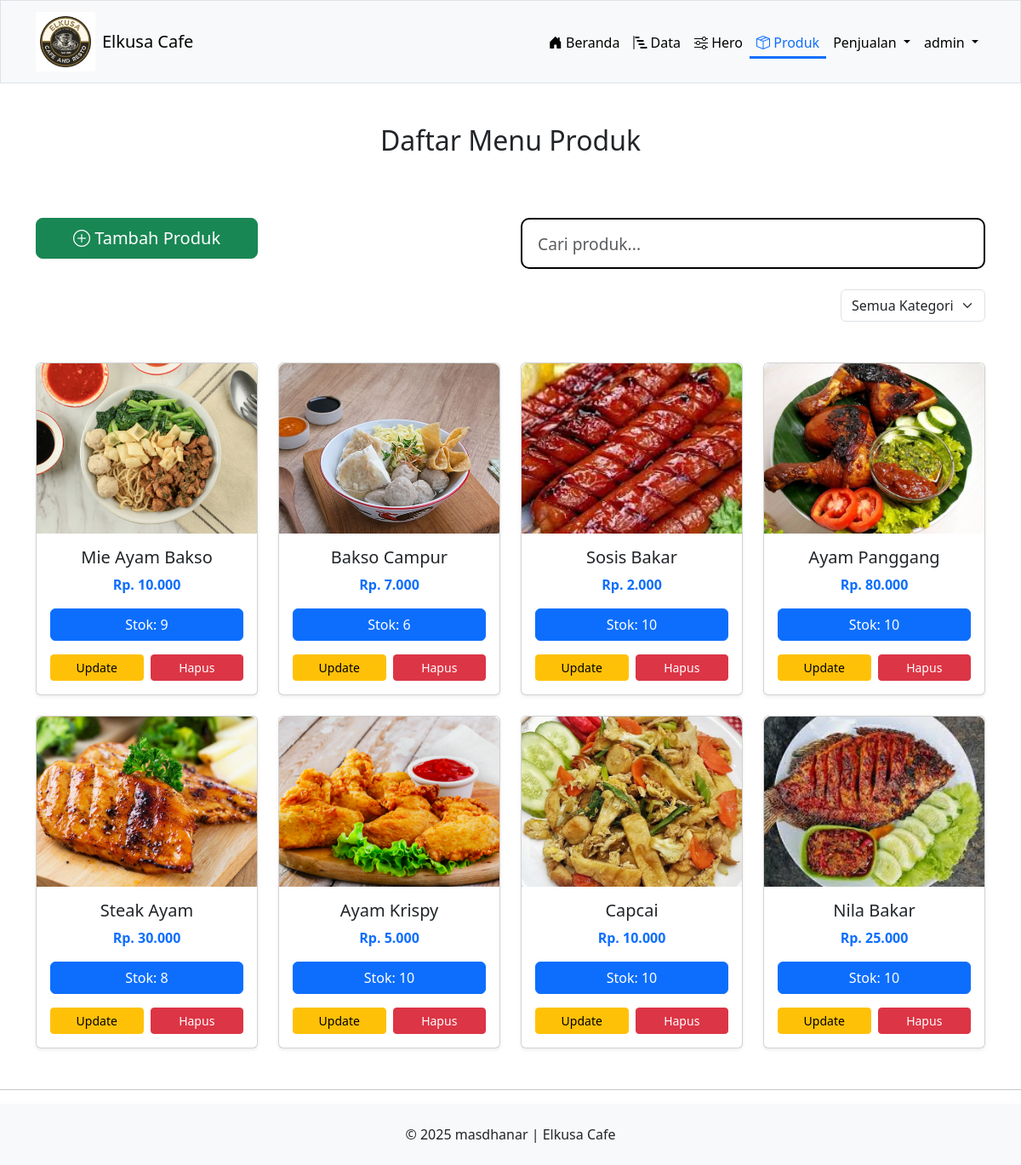
The page /product_admin.php?kategori=Makanan (signed in) on the database its author committed.
### tables this page shows
CREATE TABLE IF NOT EXISTS `menu` (
  `id` int(11) NOT NULL AUTO_INCREMENT,
  `nama` varchar(50) NOT NULL,
  `harga` int(11) NOT NULL DEFAULT '0',
  `gambar` varchar(255) NOT NULL,
  `kategori` enum('Makanan','Minuman') DEFAULT NULL,
  `stok` int(11) NOT NULL DEFAULT '0',
  `deskripsi` longtext NOT NULL,
  PRIMARY KEY (`id`),
  UNIQUE KEY `nama` (`nama`)
);

### product_admin.php (the view, shortened to what this page needs)
<?php
include "koneksi/connect_db.php";
$search   = isset($_GET['search']) ? trim($_GET['search']) : "";
$kategori = isset($_GET['kategori']) ? trim($_GET['kategori']) : "";
$whereSQL = "";
if ($search) {
    $whereSQL = "WHERE nama LIKE '%" . mysqli_real_escape_string($db, $search) . "%'";
} elseif ($kategori) {
    $whereSQL = "WHERE kategori = '" . mysqli_real_escape_string($db, $kategori) . "'";
}
$produk = mysqli_query($db, "SELECT * FROM menu $whereSQL ORDER BY id DESC");
?>
<!DOCTYPE html>
<html lang="id">
<head>
    <link href="https://cdn.jsdelivr.net/npm/bootstrap@5.3.7/dist/css/bootstrap.min.css" rel="stylesheet">
    <link rel="stylesheet" href="https://cdn.jsdelivr.net/npm/bootstrap-icons@1.13.1/font/bootstrap-icons.min.css">
</head>
<body>
    <?php include 'header.php'; ?>
    <div class="container my-5 mt-5">
        <h2 class="text-center mb-4">Daftar Menu Produk</h2>
        <div class="row mb-4 mt-4 align-items-start">
            <div class="col-md-3 col-12 mb-2 mb-md-0 mt-5">
                <a href="form_menu.php" class="btn btn-success btn-lg w-100">
                    <i class="bi bi-plus-circle"></i> Tambah Produk
                </a>
            </div>
            <div class="col-md-6 col-12 ms-auto mt-5">
                <input type="text"
                    class="form-control form-control-lg mb-2"
                    placeholder="Cari produk..."
                    id="searchInput">
                <div class="d-flex justify-content-end mt-4">
                    <select id="kategoriFilter" class="form-select w-auto">
                        <option value="">Semua Kategori</option>
                    </select>
                </div>
            </div>
        </div>
        <div class="row g-4 mt-3" id="daftarMenu">
            <?php if (mysqli_num_rows($produk) > 0) {
                while ($p = mysqli_fetch_assoc($produk)) { ?>
                    <div class="col-md-4 col-lg-3 produk-item" data-kategori="<?= strtolower($p['kategori']); ?>">
                        <div class="card card-produk h-100 shadow-sm">
                            <img src="koneksi/unggahan/<?= $p['gambar']; ?>"
                                class="card-img-top"
                                alt="<?= $p['nama']; ?>">
                            <div class="card-body text-center d-flex flex-column">
                                <h5 class="card-title"><?= $p['nama']; ?></h5>
                                <p class="card-text text-primary fw-bold">
                                    Rp. <?= number_format($p['harga'], 0, ',', '.'); ?>
                                </p>
                                <p class="btn btn-primary btn-stock">
                                    Stok: <?= $p['stok']; ?>
                                </p>
                                <div class="mt-auto d-flex justify-content-between">
                                    <button class="btn btn-warning btn-sm w-50 me-1"
                                        data-bs-toggle="modal"
                                        data-bs-target="#editModal<?= $p['id']; ?>">
                                        Update
                                    </button>
                                    <a href="product_admin.php?delete=<?= $p['id']; ?>"
                                        class="btn btn-danger btn-sm w-50 ms-1"
                                        onclick="return confirm('Yakin mau hapus produk ini?')">Hapus</a>
                                </div>
                            </div>
                        </div>
                    </div>
                <?php }
            } ?>
        </div>
    </div>
    <hr>
    <footer class="bg-light text-center py-4">
        <p class="mb-0">© 2025 masdhanar | Elkusa Cafe </p>
    </footer>
</body>
</html>

### header.php (shortened to what this page needs)
<nav class="navbar navbar-expand-lg bg-light border sticky-top mt-0">
    <div class="container-lg">
        <a class="navbar-brand d-flex align-items-center" href="halaman_admin.php">
            <img src="assets/image/logo_cafe.png" alt="Elkusa Cafe" height="70" class="me-2">
            <span>Elkusa Cafe</span>
        </a>
        <div class="collapse navbar-collapse justify-content-end" id="navbarNavDropdown">
            <ul class="navbar-nav">
                <li class="nav-item">
                    <a class="nav-link <?php echo (basename($_SERVER['PHP_SELF']) == 'halaman_admin.php') ? 'active' : ''; ?>"
                        href="../halaman_admin.php"><i class="bi bi-house-door-fill"></i> Beranda</a>
                </li>
                <li class="nav-item">
                    <a class="nav-link <?php echo (basename($_SERVER['PHP_SELF']) == 'customerr.php') ? 'active' : ''; ?>"
                        href="customerr.php"><i class="bi bi-bar-chart-steps"></i> Data</a>
                </li>
                <li class="nav-item">
                    <a class="nav-link <?php echo (basename($_SERVER['PHP_SELF']) == 'hero.php') ? 'active' : ''; ?>"
                        href="hero.php"><i class="bi bi-sliders"></i> Hero</a>
                </li>
                <li class="nav-item">
                    <a class="nav-link <?php echo (basename($_SERVER['PHP_SELF']) == 'product_admin.php') ? 'active' : ''; ?>"
                        href="product_admin.php"><i class="bi bi-box-seam"></i> Produk</a>
                </li>
                <li class="nav-item dropdown">
                    <a class="nav-link dropdown-toggle" href="#" role="button" data-bs-toggle="dropdown" aria-expanded="false">
                        Penjualan
                    </a>
                </li>
                <li class="nav-item dropdown">
                    <a class="nav-link dropdown-toggle" href="#" role="button" data-bs-toggle="dropdown" aria-expanded="false">
                        <?php echo $_SESSION['username']; ?>
                    </a>
                </li>
            </ul>
        </div>
    </div>
</nav>

### product_admin.php (style rules this page uses)
#searchInput { height: 60px; font-size: 1.2rem; padding: 12px 18px; border: 2px solid #000000ff; border-radius: 10px; transition: all 0.3s ease; }
.card-produk { transition: transform 0.3s ease, box-shadow 0.3s ease; }
.card-img-top { height: 200px; object-fit: cover; border-top-left-radius: .5rem; border-top-right-radius: .5rem; }

### header.php (style rules this page uses)
.navbar .nav-link { color: #000000ff !important; font-weight: 500; padding-bottom: 4px; border-bottom: 3px solid transparent; transition: all 0.3s ease; }
.navbar .nav-link.active { color: #0d6efd !important; border-bottom: 3px solid #0d6efd; background: none !important; }

### rows shown on the page
menu: gambar (picture), nama "Mie Ayam Bakso", harga "10.000", stok "9"
menu: gambar (picture), nama "Bakso Campur", harga "7.000", stok "6"
menu: gambar (picture), nama "Sosis Bakar", harga "2.000", stok "10"
menu: gambar (picture), nama "Ayam Panggang", harga "80.000", stok "10"
menu: gambar (picture), nama "Steak Ayam", harga "30.000", stok "8"
menu: gambar (picture), nama "Ayam Krispy", harga "5.000", stok "10"
menu: gambar (picture), nama "Capcai", harga "10.000", stok "10"
menu: gambar (picture), nama "Nila Bakar", harga "25.000", stok "10"

### other values the page prints
$_SESSION['username'] "admin"
